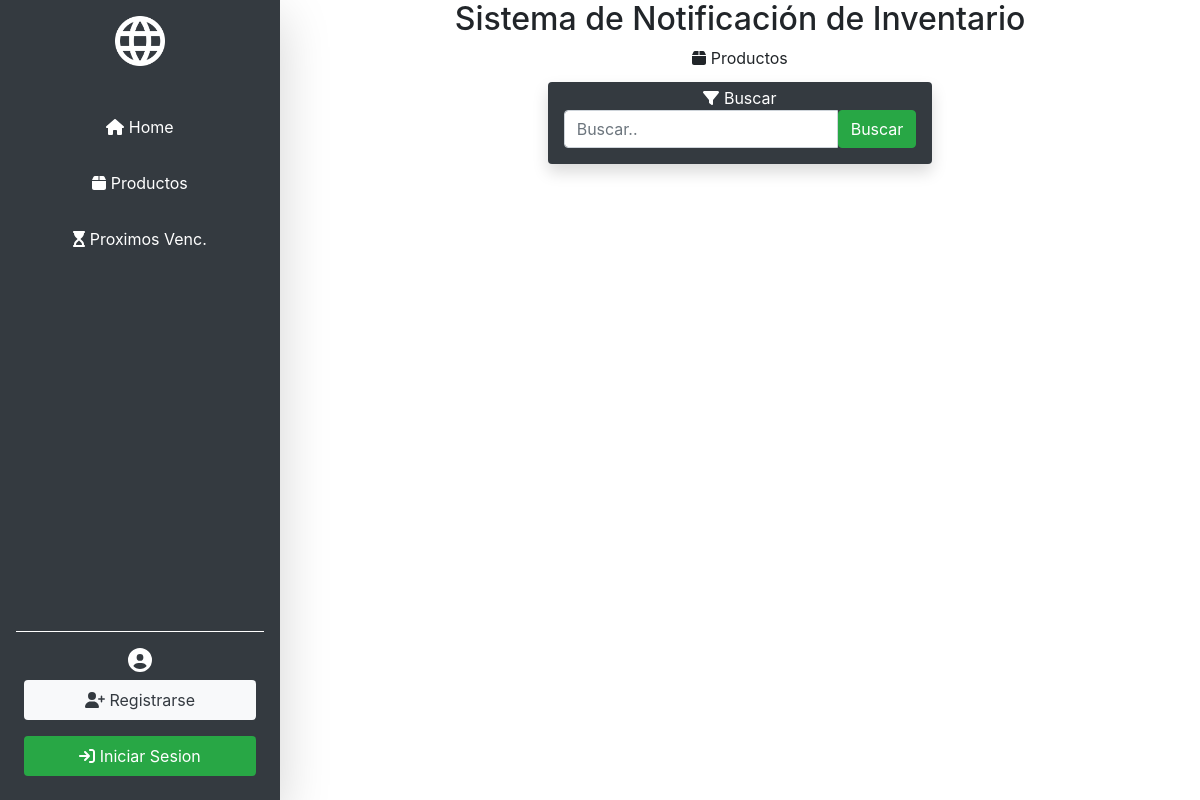
The app's page /producto/sa/, older data.
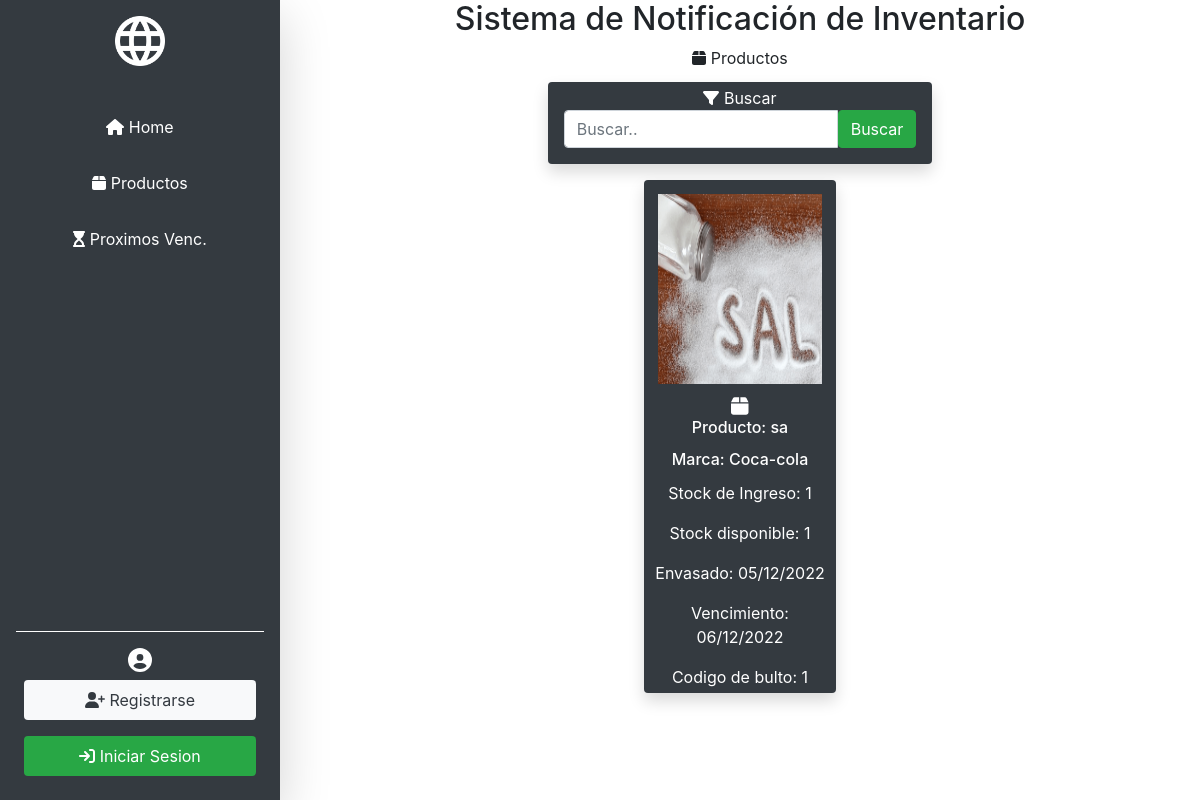
The same page, newer data.
### gestor/models.py (models this page shows, shortened)
class Producto(models.Model):
    marca = models.CharField(max_length=50,default="Generic")
    producto = models.CharField(max_length=50,help_text="Ingrese materia prima (harina, huevos, levadura, etc.)")
    tipo = models.CharField(max_length=30, help_text="Si corresponde, ejemplo: nombre:harina | tipo:'leudante'/'0000' ")
    fechaIngreso = models.DateField('Fecha de Ingreso',blank=False,help_text="Fecha de Ingreso a la fabrica")
    fechaVnto = models.DateField('Fecha de Vencimiento',blank=False,help_text="Fecha indicada en el envase")
    fechaEnvasado = models.DateField('Fecha de Envasado',blank=False,help_text="Fecha indicada en el envase")
    stockIng= models.PositiveIntegerField('Stock de ingreso',blank=False,help_text="Cantidad por bultos/fardos/cajas")
    stockDisp= models.PositiveIntegerField('Stock disponible',blank=False) # Para los caso de obtener-consumir la materia prima
    codBulto = models.CharField('Codigo de Bulto',max_length=13,help_text="Codigo que figura en el bulto ",blank=False) # LOS FARDOS EN GRAL CONTIENEN UN CODIGO DEL MISMO
    imagen = models.ImageField(upload_to='',null=True) # borrar el img/
    class Meta:
        ordering = ['fechaVnto']

### gestor/views.py (the view)
# urls.py: path('producto/<busqueda>/',views.Buscar, name='productos_filt'),
def Buscar(request,busqueda=None):
        productos = Producto.objects.all()
        if busqueda!=None:
            r = request.GET.get("myInput")
            productos = Producto.objects.filter(
                Q(marca__icontains = busqueda) |
                Q(producto__icontains = busqueda) |
                Q(codBulto__icontains = busqueda)
            )
            if r != None:
                productos = productos.filter(
                    Q(marca__icontains = r) |
                    Q(producto__icontains = r) |
                    Q(codBulto__icontains = r)
                )
            context = {
                'productos':productos ,
                'buscado':str.upper(busqueda),
                }
        busqueda = request.GET.get("myInput")
        if busqueda :
            productos = Producto.objects.filter(
                Q(marca__icontains = busqueda) |
                Q(producto__icontains = busqueda) |
                Q(codBulto__icontains = busqueda)
            )
        return render(request, 'productos.html', {'productos' : productos})

### gestor/templates/productos.html (shortened to what this page needs)
{% extends "base.html" %} {% block content %}
{% include 'buscar.html'%}
{% if productos %}
<div class="container mt-2">
    <div class="row justify-content-center">
        {% for producto in productos %}
        <div class="col-3 m-2">
            <div class="card bg-dark pointer shadow border-0 border-light rounded text-center text-white">
                <div class="card-body p-1">
                    {% if producto.imagen %}
                        <img style="width: 100%; height: 210px; padding: 10px;" src="{{producto.imagen.url}}">
                    {% else %}
                        <img style="width: 190px; height:210px ; padding: 10px;" src="https://cdn.icon-icons.com/icons2/1462/PNG/512/120nophoto_100007.png">
                    {% endif %}
                    <i class="fa-solid fa-box fa-lg "></i>
                    <h6 class="card-title">Producto: {{producto.producto | truncatewords:"1"}}</h6>
                    <h6 class="card-title">Marca: {{producto.marca | truncatewords:"1"}}</h6>
                    <p class="card-text">Stock de Ingreso: {{producto.stockIng}}</p>
                    <p class="card-text">Stock disponible: {{producto.stockDisp}}</p>
                    <p class="card-text">Envasado: {{producto.fechaIngreso | date:"d/m/Y"}}</p>
                    <p class="card-text">Vencimiento: {{producto.fechaVnto | date:"d/m/Y"}}</p>
                    <p class="card-text">Codigo de bulto: {{producto.codBulto }}</p>
                </div>
            </div>
        </div>
         {% endfor %}
    </div>
    <br>
    <br>
</div>
{% endif %}
{% endblock %}

Row changes from the older to the newer data that the page shows:
added Producto: imagen (picture), producto "sa", marca "Coca-cola", stockIng "1", stockDisp "1", fechaIngreso "05/12/2022", fechaVnto "06/12/2022", codBulto "1"
